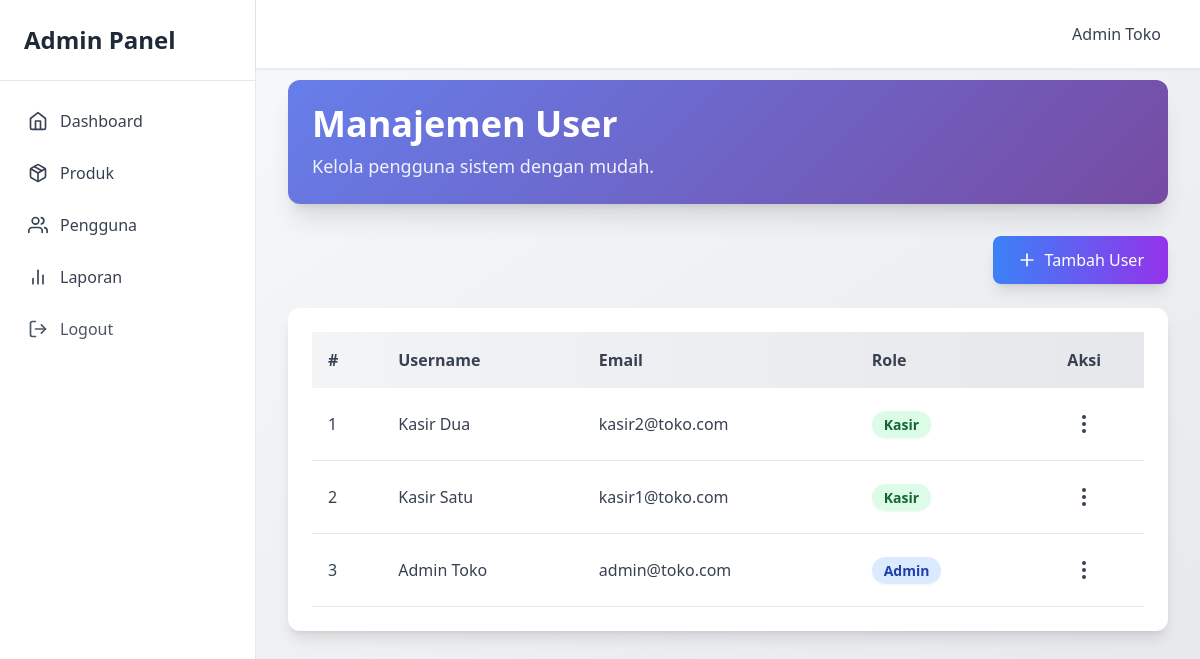
/dashboard/user-managements/ui/index.php (signed in), run on the app's committed database.
### tables this page shows
CREATE TABLE `users` (
  `id` INT(11) NOT NULL AUTO_INCREMENT,
  `name` VARCHAR(100) NOT NULL,
  `email` VARCHAR(100) NOT NULL,
  `password` VARCHAR(255) NOT NULL,
  `role` ENUM('admin','kasir') DEFAULT 'kasir',
  `created_at` DATETIME DEFAULT CURRENT_TIMESTAMP,
  PRIMARY KEY (`id`),
  UNIQUE KEY `email` (`email`)
);

### dashboard/user-managements/ui/index.php (the view, shortened to what this page needs)
<!DOCTYPE html>
<html lang="en">
<head>
  <?php include __DIR__ . '/../../../include/module.php'; ?>
</head>
<body class="bg-gradient-to-br from-gray-50 to-gray-200 min-h-screen">
  <?php include "../../../include/layouts/sidebar.php"; ?>
  <?php include "../../../include/layouts/header.php"; ?>
  <div class="ml-64 pt-20 p-8">
    <div class="gradient-bg text-white p-6 rounded-xl shadow-xl mb-8">
      <h1 class="text-4xl font-bold mb-2">Manajemen User</h1>
      <p class="text-lg opacity-90">Kelola pengguna sistem dengan mudah.</p>
    </div>
    <div class="flex items-center justify-between mb-6">
      <a href="dashboard/user-managements/add"
        class="flex items-center gap-2 bg-gradient-to-r from-blue-500 to-purple-600 text-white px-6 py-3 rounded-lg hover:from-blue-600 hover:to-purple-700 transition transform hover:scale-105 shadow-lg">
        <i data-feather="plus" class="w-5"></i>
        Tambah User
      </a>
    </div>
    <?php include "../../../include/conn.php"; ?>
    <div class="bg-white p-6 rounded-xl shadow-lg card-hover">
      <div class="overflow-x-auto">
        <table class="w-full border-collapse">
          <thead class="bg-gradient-to-r from-gray-100 to-gray-200">
            <tr class="text-left text-gray-700">
              <th class="p-4 font-semibold">#</th>
              <th class="p-4 font-semibold">Username</th>
              <th class="p-4 font-semibold">Email</th>
              <th class="p-4 font-semibold">Role</th>
              <th class="p-4 font-semibold text-center">Aksi</th>
            </tr>
          </thead>
          <tbody class="text-gray-700">
            <?php
            $no = 1;
            $query = mysqli_query($conn, "SELECT * FROM users ORDER BY id DESC");
            while ($row = mysqli_fetch_assoc($query)) :
            ?>
              <tr class="border-b hover:bg-gray-50 transition">
                <td class="p-4"><?php echo $no++; ?></td>
                <td class="p-4 font-medium">
                  <?php echo htmlspecialchars($row['name']); ?>
                </td>
                <td class="p-4">
                  <?php echo htmlspecialchars($row['email']); ?>
                </td>
                <td class="p-4">
                  <?php if ($row['role'] == 'admin') : ?>
                    <span class="px-3 py-1 text-sm font-semibold bg-blue-100 text-blue-800 rounded-full shadow-sm">
                      Admin
                    </span>
                  <?php else : ?>
                    <span class="px-3 py-1 text-sm font-semibold bg-green-100 text-green-800 rounded-full shadow-sm">
                      Kasir
                    </span>
                  <?php endif; ?>
                </td>
                <td class="p-4 relative text-center">
                  <button onclick="toggleMenu(<?php echo $row['id']; ?>)"
                    class="p-2 rounded hover:bg-gray-200 transition">
                    <i data-feather="more-vertical"></i>
                  </button>
                </td>
              </tr>
            <?php endwhile; ?>
          </tbody>
        </table>
      </div>
    </div>
  </div>
</body>
</html>

### dashboard/user-managements/ui/index.php (style rules this page uses)
.gradient-bg { background: linear-gradient(135deg, #667eea 0%, #764ba2 100%); }
.card-hover { transition: transform 0.3s ease, box-shadow 0.3s ease; }

### data on the page
users: name "Kasir Dua", email "kasir2@toko.com", role "Kasir"
users: name "Kasir Satu", email "kasir1@toko.com", role "Kasir"
users: name "Admin Toko", email "admin@toko.com", role "Admin"

### other printed values
$_SESSION['user_name'] "Admin Toko"
